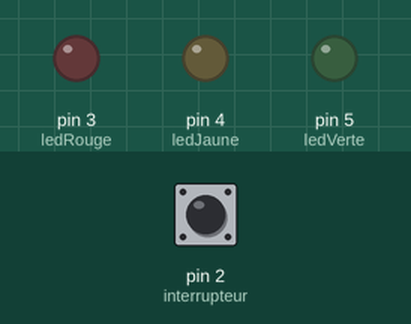
Simulated run of this sketch. Board: Arduino Uno, built with avr-gcc and run on an emulated ATmega328P. Parts: output pins drawn as LEDs (lit = HIGH). Inputs (shaded band) come from the test bench; at power-on: pin 2 (interrupteur) LOW.

Above: at 1.2 s.
1.3 s: pin 2 (interrupteur) pulled HIGH for 0.15 s
At 2.1 s:
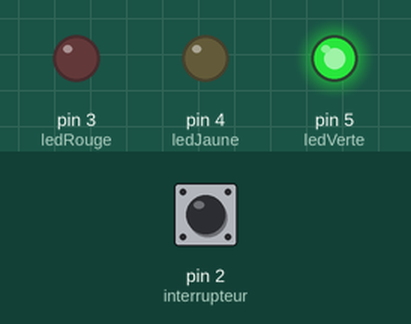
4.4 s: pin 2 (interrupteur) pulled HIGH for 3.2 s
At 6.1 s:
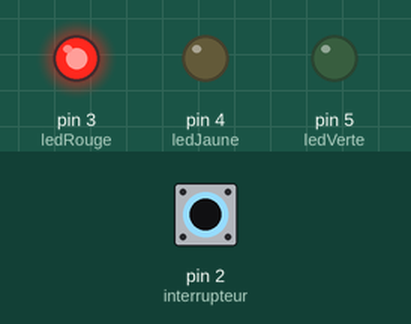
At 9.7 s:
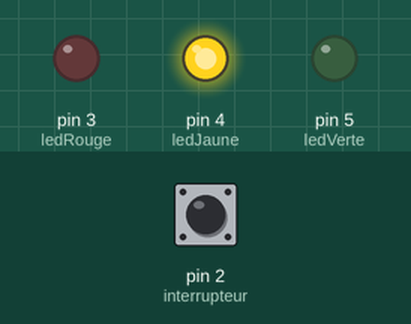
Timing chart, 0 to 13.8 s (numbered marks = the images above; inputs shaded):
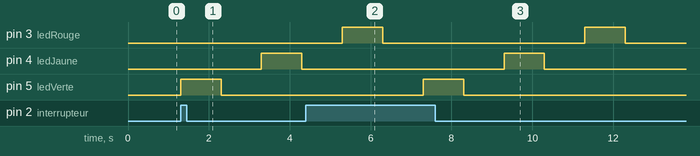

Measured:
- after the input at 1.3 s, pin 4 (ledJaune): LOW → HIGH after 2.0 s, → LOW 1.0 s later; pin 5 (ledVerte): LOW → HIGH at once, → LOW 1.0 s later
- after the input at 4.4 s, pin 4 (ledJaune): LOW → HIGH after 4.9 s, → LOW 1.0 s later; pin 5 (ledVerte): LOW → HIGH after 2.9 s, → LOW 1.0 s later
- by itself, pin 3 (ledRouge): alternates HIGH for 1.0 s and LOW for 5.0 s

The sketch:

LedMulticolore.ino
```cpp
int ledVerte = 5;
int ledJaune = 4;
int ledRouge = 3;

int interrupteur = 2;


// the setup routine runs once when you press reset:
void setup() {


  pinMode(ledVerte, OUTPUT);
  pinMode(ledJaune, OUTPUT);
  pinMode(ledRouge, OUTPUT);
  pinMode(interrupteur, INPUT);


}

// the loop routine runs over and over again forever:
void loop() {
  int switchState  = digitalRead(interrupteur);
  if (switchState==HIGH){
      digitalWrite(ledVerte, HIGH);   // turn the LED on (HIGH is the voltage level)
      delay(1000);               // wait for a second
      digitalWrite(ledVerte, LOW);    // turn the LED off by making the voltage LOW
      delay(1000);

      digitalWrite(ledJaune, HIGH);   // turn the LED on (HIGH is the voltage level)
      delay(1000);               // wait for a second
      digitalWrite(ledJaune, LOW);    // turn the LED off by making the voltage LOW
      delay(1000);

      digitalWrite(ledRouge, HIGH);   // turn the LED on (HIGH is the voltage level)
      delay(1000);               // wait for a second
      digitalWrite(ledRouge, LOW);    // turn the LED off by making the voltage LOW
      delay(1000);
  }
}
```
